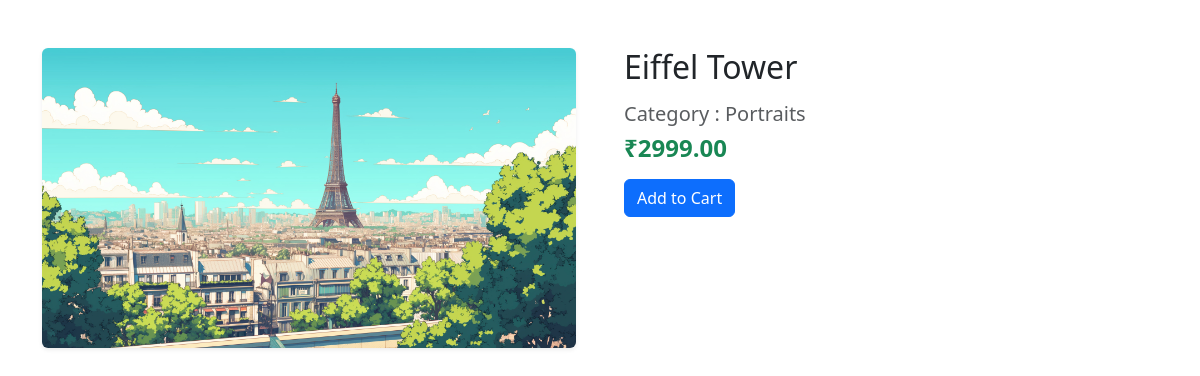
The page /artwork/12/ on the database its author committed.
### paintings/models.py (models this page shows, shortened)
class Artwork(models.Model):
    CATEGORY_CHOICES = [
        ('Sketches', 'Sketches'),
        ('Portraits', 'Portraits'),
        ('Oil Paintings', 'Oil Paintings'),
        ('Digital Art', 'Digital Art'),
    ]
    title = models.CharField(max_length=200)
    image = models.ImageField(upload_to='artworks/')
    category = models.CharField(max_length=50, choices=CATEGORY_CHOICES)
    price = models.DecimalField(max_digits=10, decimal_places=2)
    description = models.TextField(blank=True, null=True)

### paintings/views.py (the view)
# urls.py: path('artwork/<int:artwork_id>/', views.artwork_detail, name='artwork_detail'),
def artwork_detail(request, artwork_id):
    artwork = get_object_or_404(Artwork, id=artwork_id)
    return render(request, 'artwork_detail.html', {'artwork': artwork})

### paintings/templates/artwork_detail.html (shortened to what this page needs)
{% load static %}
<!DOCTYPE html>
<html>
<head>
    <link href="{% static 'css/bootstrap.min.css' %}" rel="stylesheet">
    <link href="https://cdn.jsdelivr.net/npm/bootstrap@5.3.0/dist/css/bootstrap.min.css" rel="stylesheet">
    <link rel="stylesheet" href="https://cdn.jsdelivr.net/npm/swiper@11/swiper-bundle.min.css" />
</head>
<body>
<div class="container my-5">
    <div class="row g-5">
        <div class="col-md-6">
            <img src="{{ artwork.image.url }}" class="img-fluid rounded shadow-sm">
        </div>
        <div class="col-md-6">
            <h2 class="mb-3"> {{ artwork.title }}</h2>
            <h5 class="text-muted">Category : {{ artwork.category }}</h5>
            <h4 class="text-success fw-bold mb-3"> ₹{{ artwork.price }}</h4>
            <button class="btn btn-primary">Add to Cart</button>
        </div>
    </div>
</div>
</body>
</html>

### rows shown on the page
Artwork: image (picture), title "Eiffel Tower", category "Portraits", price "2999.00"
